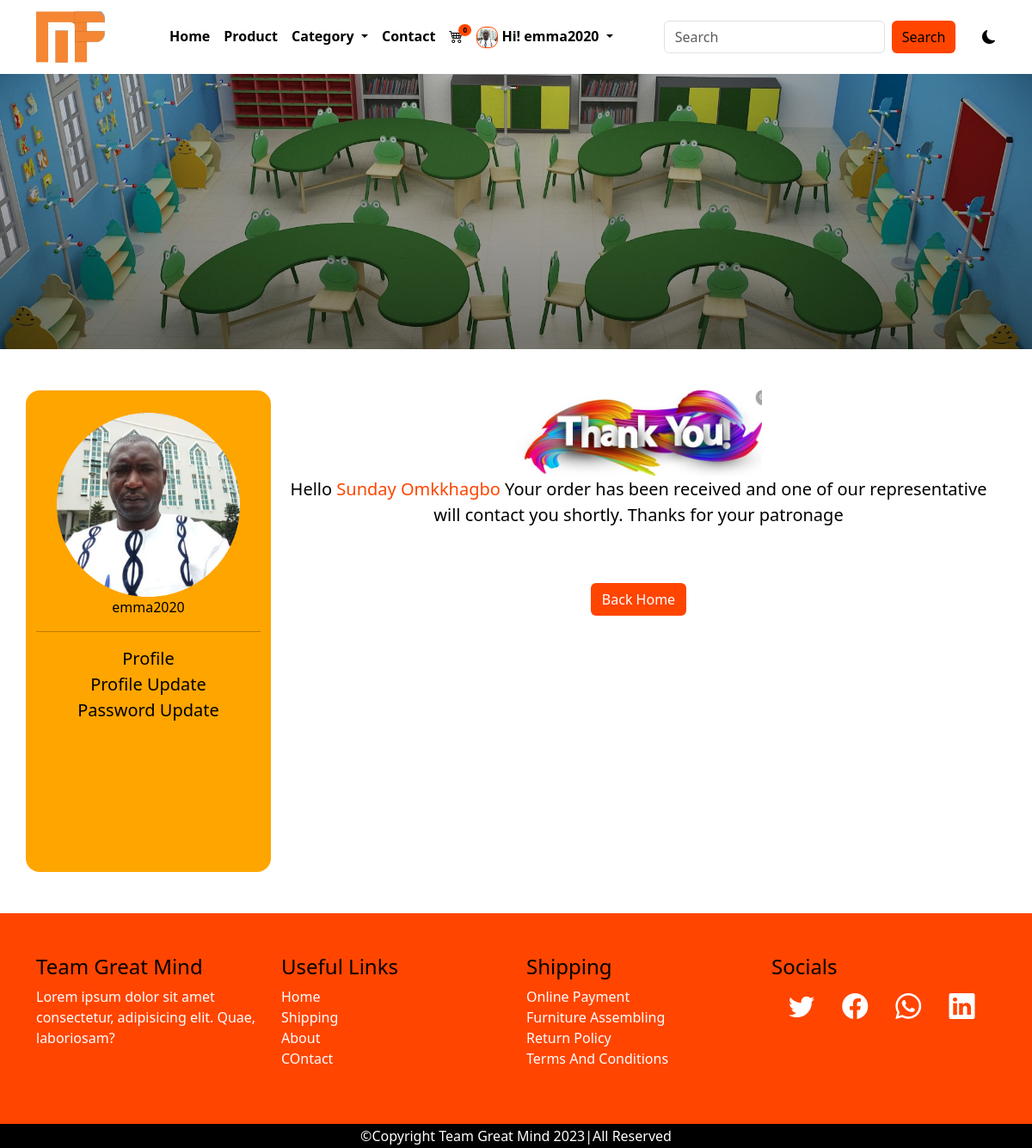
/callback (signed in), run on the app's committed database.
### main/models.py (models this page shows, shortened)
class AppInfo(models.Model):
    appname = models.CharField(max_length=50)
    avater= models.ImageField(upload_to='avater', default=True)
    logo = models.ImageField(upload_to='logo')
    carousel1 = models.ImageField(upload_to='carousel')
    carousel2 = models.ImageField(upload_to='carousel')
    carousel3 = models.ImageField(upload_to='carousel')
    banner = models.ImageField(upload_to= 'banner')
    copyright = models.IntegerField()

class Customer(models.Model):
    user = models.OneToOneField(User, on_delete= models.CASCADE)
    first_name = models.CharField(max_length=50)
    last_name = models.CharField(max_length=50)
    phone = models.CharField(max_length=15)
    email = models.EmailField(max_length=100)
    address = models.CharField(max_length=150)
    pix= models.ImageField(upload_to='customer')
    joined= models.DateTimeField(auto_now=True)
    class Meta:
        db_table = 'customer'
        verbose_name = 'customer'
        verbose_name_plural ='customer'

### main/views.py (the view)
# urls.py: path('callback', views.callback, name='callback')
@login_required(login_url='signin')
def callback(request):
    userprof= Customer.objects.get(user__username= request.user.username)
    cart = Cart.objects.filter(user__username = request.user.username, paid=False)
    for item in cart:
        item.paid = True
        item.save()
        furniture= Product.objects.get(pk=item.furniture.id)
    context = {
        'userprof': userprof,
        'cart': cart,
    " furniture": furniture,
    }
    return render(request, 'callback.html', context)

### main/context_processor.py (called while the page is built)
def dropdown(request):
     info= AppInfo.objects.get(pk=1)
     fcat = Category.objects.all()
     context = {
          'info': info,
          'fcat': fcat,
     }
     return context

def cartcount(request):
     count= Cart.objects.filter(user__username= request.user.username, paid=False)
     itemcount=0
     for item in count:
          itemcount += item.quantity
     context = {
          'itemcount': itemcount
     }
     return context

### main/templates/callback.html (shortened to what this page needs)
{% extends 'base.html' %}
{% load static %}
{% block header %} {% include 'header.html' %}{% endblock header %}
{% block banner %} {% include 'banner.html' %}{% endblock banner %}
{% block content %}
<div class="container">
  <div class="row mt-5 mb-5">
      <div class="col-12 col-md-3 pavat">
          <img src="{{userprof.pix.url}}" alt="">
          <p>{{userprof.user}}</p>
          <hr>
          <ul class="list-unstyled">
              <li><a href="{% url 'profile' %}">profile</a></li>
              <li><a href="{% url 'profile_update' %}">profile update</a></li>
              <li><a href="{% url 'password_update' %}">password update</a></li>
          </ul>
      </div>
      <div class="col-12 col-md-9 thank">
          <img src="{% static '' %} /img/thanks.jpg" alt="">
          <p>Hello <span>{{userprof.first_name|title}} {{userprof.last_name}}</span> Your order has been received and one of our
              representative will contact you shortly. Thanks for your patronage </p>
              <button class="btn mt-5"><a href="{% url 'home' %}">Back Home</a></button>
      </div>
  </div>
</div>
{% endblock content %}
{% block footer %} {% include 'footer.html' %}{% endblock footer %}

### main/templates/header.html (shortened to what this page needs)
<nav class="navbar navbar-expand-lg">
    <div class="container">
    <a class="navbar-brand" href="#"><img src="{{info.logo.url}}" alt="" style="height: 60px;"></a>
    <div class="collapse navbar-collapse" id="navbarSupportedContent">
    <ul class="navbar-nav mx-auto mb-2 mb-lg-0">
        {% if user.is_authenticated %}
        <li class="nav-item">
            <a class="nav-link" aria-current="page" href="{% url 'main' %}">Home</a>
        </li>
        <li class="nav-item">
            <a class="nav-link" href="{% url 'products' %}">Product</a>
        </li>
        <li class="nav-item dropdown">
            <a class="nav-link dropdown-toggle" href="#" role="button" data-bs-toggle="dropdown" aria-expanded="false">
                Category
            </a>
        </li>
        <li class="nav-item">
            <a class="nav-link" href="{% url 'contact' %}">Contact</a>
        </li>
        <li class="nav-item">
            <a class="nav-link" href="{% url 'cart' %}">
                <div class="wrapper">
                    <i class="bi bi-cart4"></i>
                    <span class="badge">{{itemcount}}</span>
                </div>
            </a>
        </li>
        <li class="nav-item dropdown">
                <a class="nav-link dropdown-toggle" href="#" role="button" data-bs-toggle="dropdown" aria-expanded="false">
                    {% if user.customer %}
                    <img src="{{user.customer.pix.url}}" alt="" style="height: 25px;">
                    {% endif %}
                    <span>Hi! {{user.username}}</span>
                </a>
             </li>
               </ul>
        {% endif %}
<form class="d-flex search" role="search" action="{% url 'search' %}" method="POST">
    <input class="form-control me-2" name="search" type="search" placeholder="Search" aria-label="Search">
    <button class="btn btn-outline-success" type="submit">Search</button>
</form>
<div class="samson">
    <i class="bi bi-moon-fill"></i>
</div>
</div>
</div>
</nav>

### main/static/css/style.css (style rules this page uses)
* { padding: 0%; margin: 0%; box-sizing: border-box; }
.samson { margin-left: 3%; cursor: pointer; }
:root { --bg:white; --icon:black; --text:black; }
body { background: var(--bg) !important; color: var(--text) !important; }
.navbar { background: var(--bg) !important; }
.navbar-nav a { color: var(--text); font-weight: 600; }
.wrapper { position: relative; }
.wrapper span { position: absolute; background-color: orangered; right: -10px; top: -2px; font-size: 8px; border-radius: 50%; color: black; }
.nav-link img { border: 1px solid orangered; border-radius: 40%; }
.search button { background-color: orangered; border: none; color: black; font-weight: 500; }
.pavat { text-align: center; background-color: orange; border-radius: 1rem; height: 70vh; }
.pavat img { height: 30vh; border-radius: 30%; padding-top: 10%; }
.pavat a { text-decoration: none; text-transform: capitalize; font-size: 20px; color: black; }
.thank { text-align: center; width: 50%; }
.thank img { height: 100px; }
.thank p { font-size: 20px; }
.thank span { text-transform: capitalize; color: orangered; font-weight: 500; font-size: 20px; }
.thank button { background-color: orangered; }
.thank a { text-decoration: none; color: white; }

### data on the page
AppInfo: logo (picture)
Customer: pix (picture), user "emma2020", first_name "Sunday", last_name "Omkkhagbo"

### other printed values
{{ itemcount }} "0"
{{ user.username }} "emma2020"
